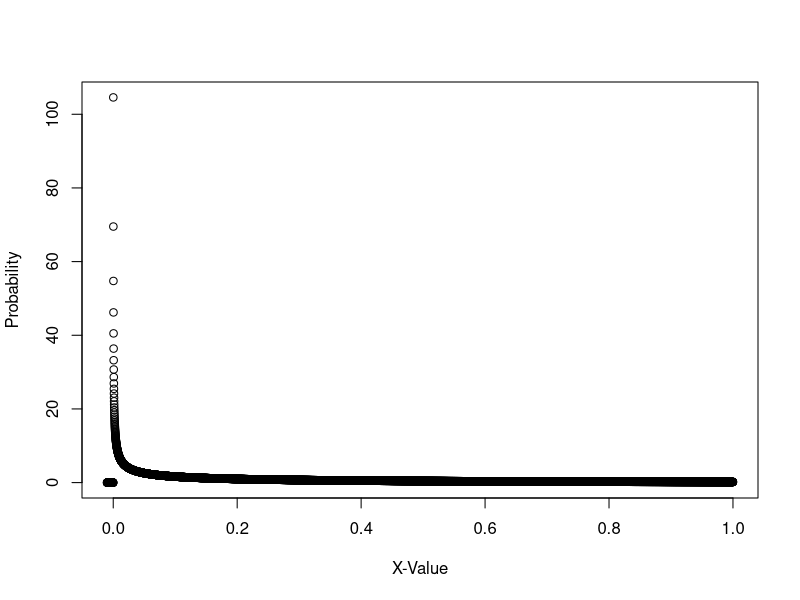

Source code (R):
## ---- chunk 1
p_value <- (1-pchisq(10.816, df = 1))
p_value
## ---- chunk 2
p_value <- (1-pchisq(10.816, df = 1))
p_value
## ---- chunk 3
p_value <- (1-pchisq(12.0469, df = 4))
p_value
## ---- chunk 4
r <- seq(-0.01, 1, length =10000)
xr <- dgamma(r, 0.411)
plot(r, xr, xlab = 'X-Value', ylab = 'Probability')
